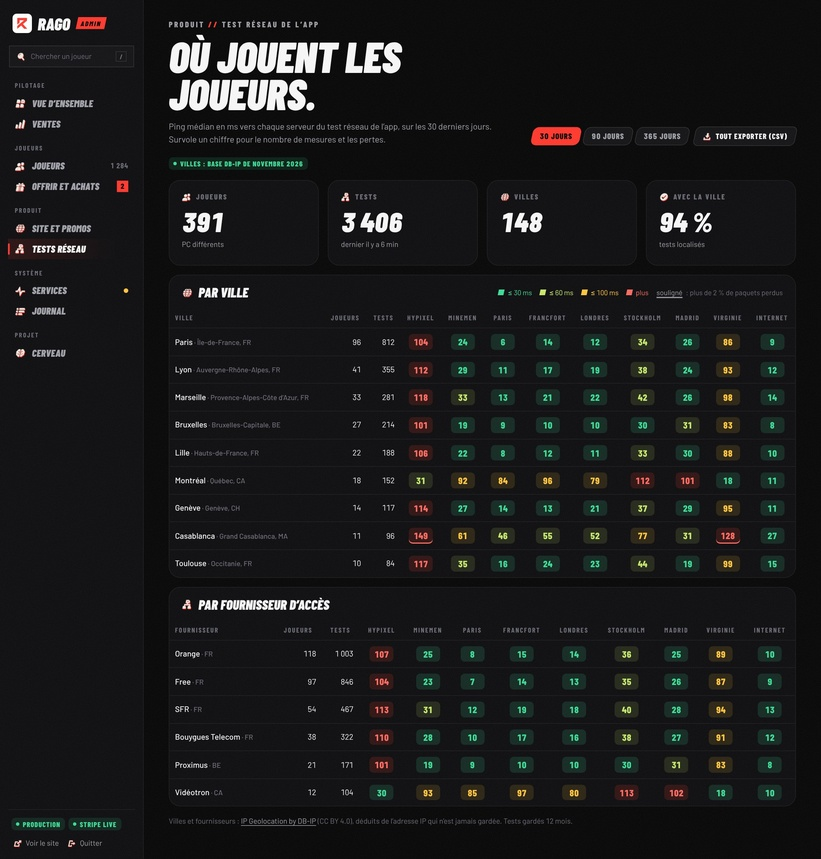
#> input picture design/rago-redesign/rendus-v5/admin/admin-tests-reseau.jpg, 821 x 859 px, shrunk from 2160 x 2261 before the run
$ python pdiff.py ../admin/admin-tests-reseau.jpg ../admin/admin-connexion-erreur.jpg
#> lines starting #> are read from the running program, lines starting #| are printed output that depends on the picture; after the words box and inside, x2 and y2 are one past the last pixel; in counts of white or black regions, pixels touching at a corner belong together
# python3 pdiff.py <app.png> <maquette.png> [x0 y0 x1 y1] : bandes de lignes qui diffèrent (seuil 40)
import sys
from PIL import Image, ImageChops
import numpy as np
A=Image.open(sys.argv[1]).convert('L'); M=Image.open(sys.argv[2]).convert('L')
#> after `A = Image.open(sys.argv[1]).convert('L')`:
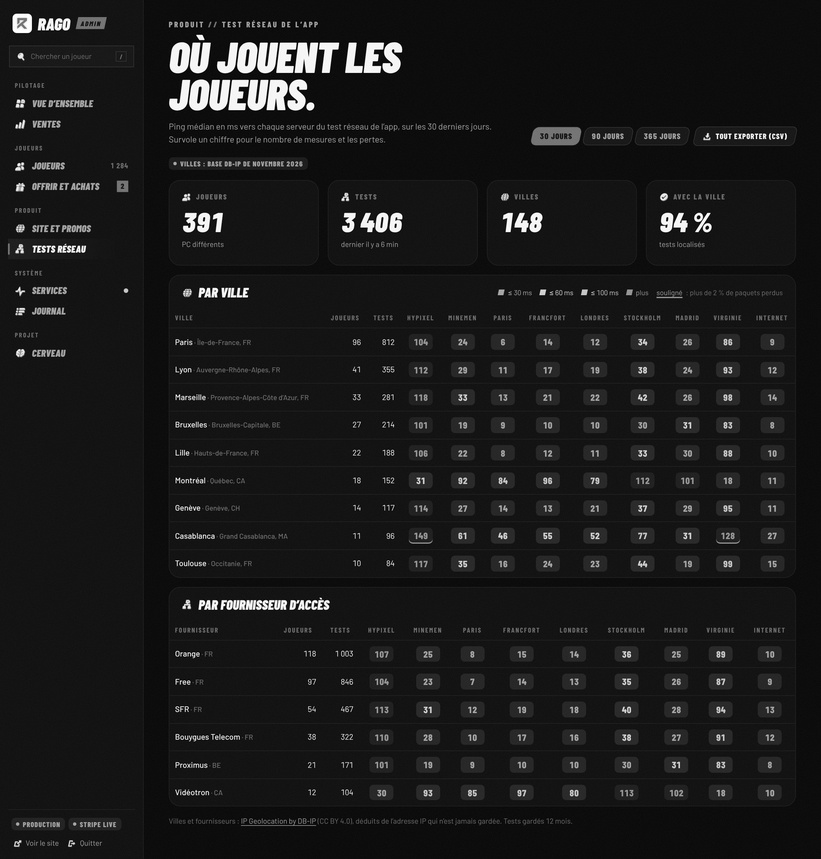
#> A: PIL image 821x859 L; min 0, max 255, mean 26.1
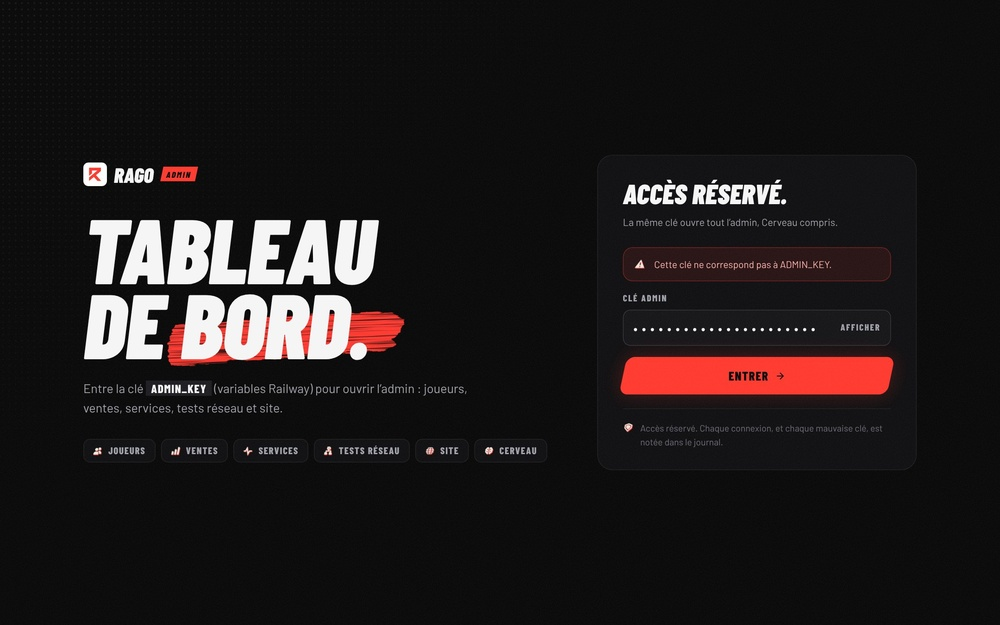
#> input picture design/rago-redesign/rendus-v5/admin/admin-connexion-erreur.jpg, 1000 x 625 px, shrunk from 2160 x 1350 before the run
#> after `M = Image.open(sys.argv[2]).convert('L')`:
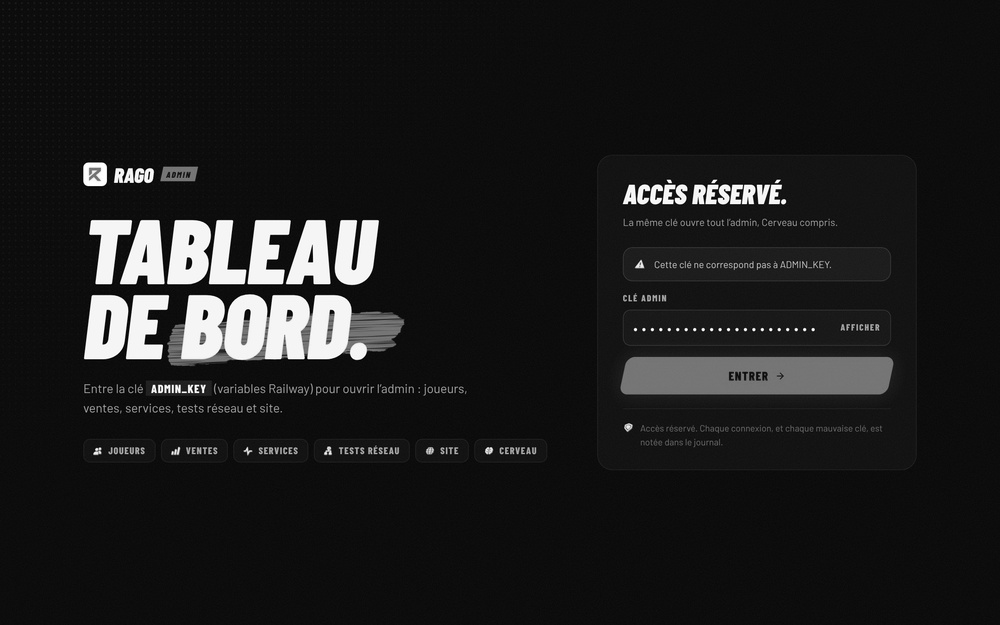
#> M: PIL image 1000x625 L; min 0, max 255, mean 27.9
box=tuple(map(int,sys.argv[3:7])) if len(sys.argv)>6 else (0,0,min(A.size[0],M.size[0]),min(A.size[1],M.size[1]))
#> box = (0, 0, 821, 625)
A=A.crop(box); M=M.crop(box)
#> after `A = A.crop(box)`:
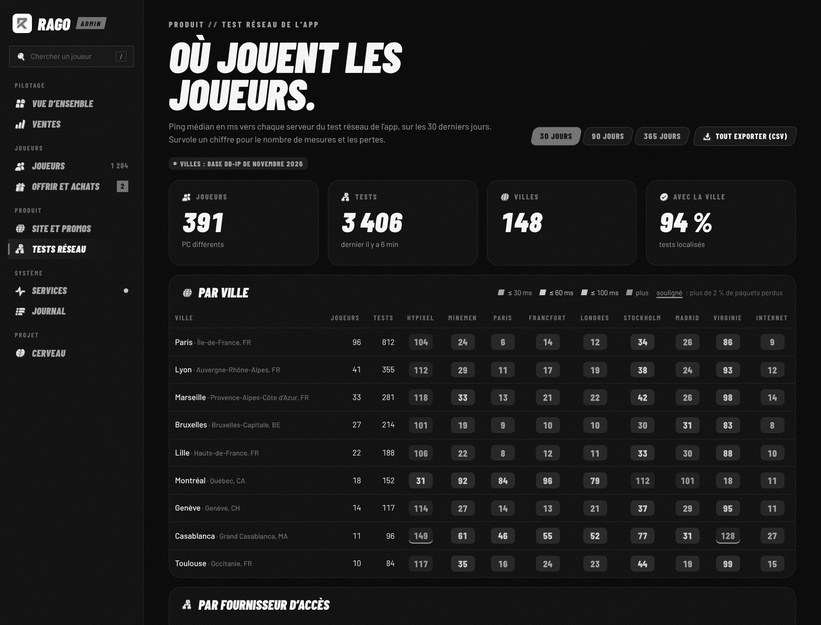
#> A: PIL image 821x625 L; min 0, max 255, mean 27.3
#> after `M = M.crop(box)`:
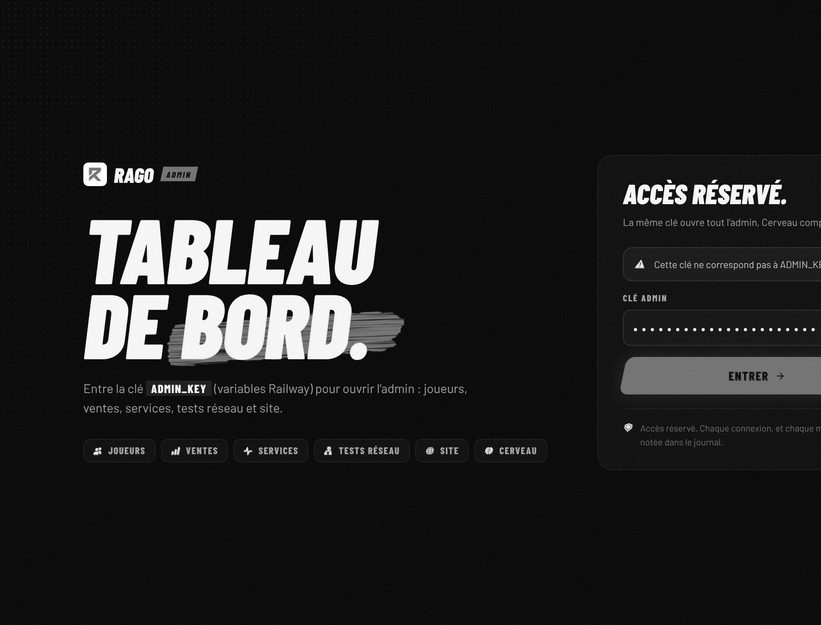
#> M: PIL image 821x625 L; min 0, max 255, mean 30.1
arr=np.array(ImageChops.difference(A,M).point(lambda v:255 if v>40 else 0))
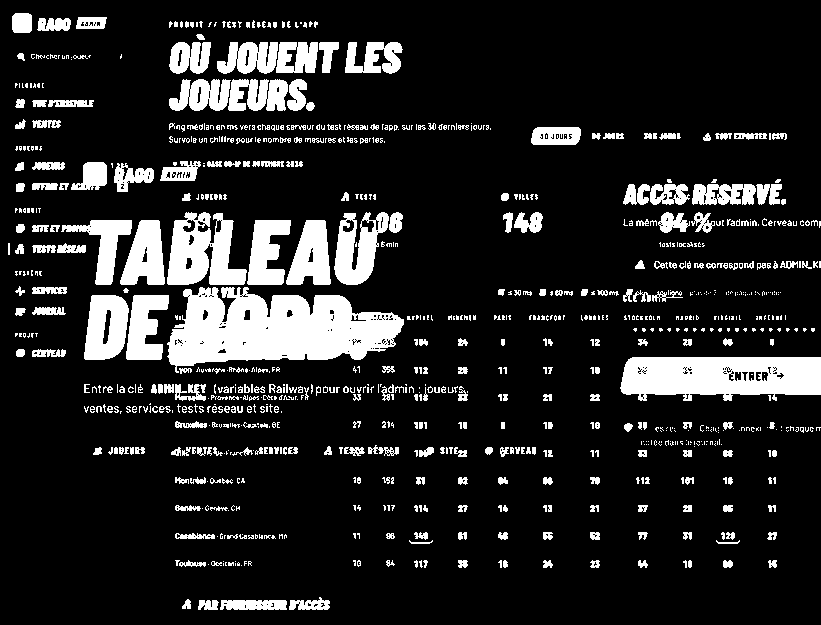
#> arr: shape (625, 821); 14.5% white; 930 white regions (589 under 20 px), largest, box (x1, y1, x2, y2) and area: (167, 287, 404, 373) 12834, (620, 357, 821, 401) 7252, (167, 212, 247, 285) 3775
r=np.where(arr.sum(1)>255*3)[0]; bands=[]
#> after `r = np.where(arr.sum(1) > 255 * 3)[0]`: r = 438 values from 13 to 609
for y in r:
    if bands and y-bands[-1][1]<=3: bands[-1][1]=y
    else: bands.append([y,y])
#> this loop made 438 passes
#> y on passes 1 to 3: 13, 14, 15
#> after the loop, bands = [[13, 73], [79, 110], [120, 150], [161, 204], [208, 400], [404, 412], [421, 431], [440, 456], [477, 484], [505, 511], [532, 543], [560, 567], [599, 609]]
print(int((arr>0).sum()),'px', [(int(b0)+box[1],int(b1)+box[1], box[0]+int(np.where(arr[b0:b1+1].sum(0)>0)[0].min()), box[0]+int(np.where(arr[b0:b1+1].sum(0)>0)[0].max())) for b0,b1 in bands][:30])
#> (printed output is left out)
